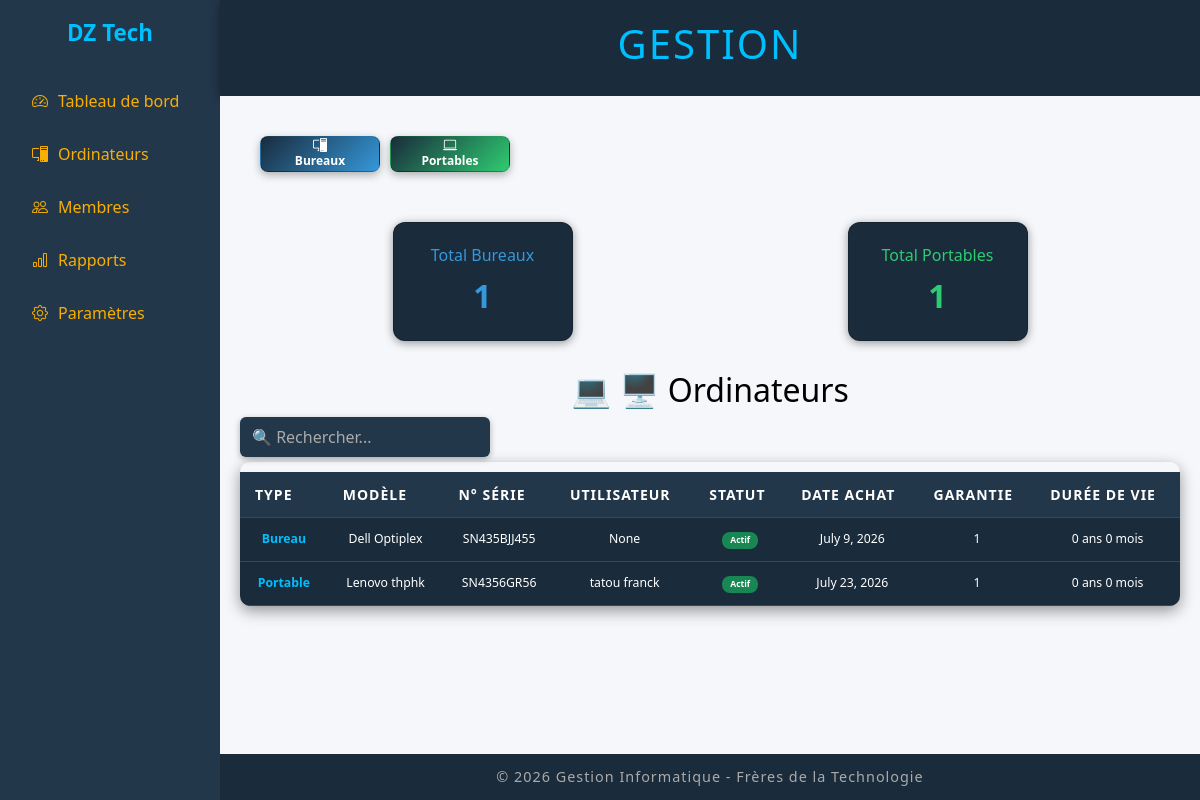
The page /ordinateurs on the database as committed earlier.
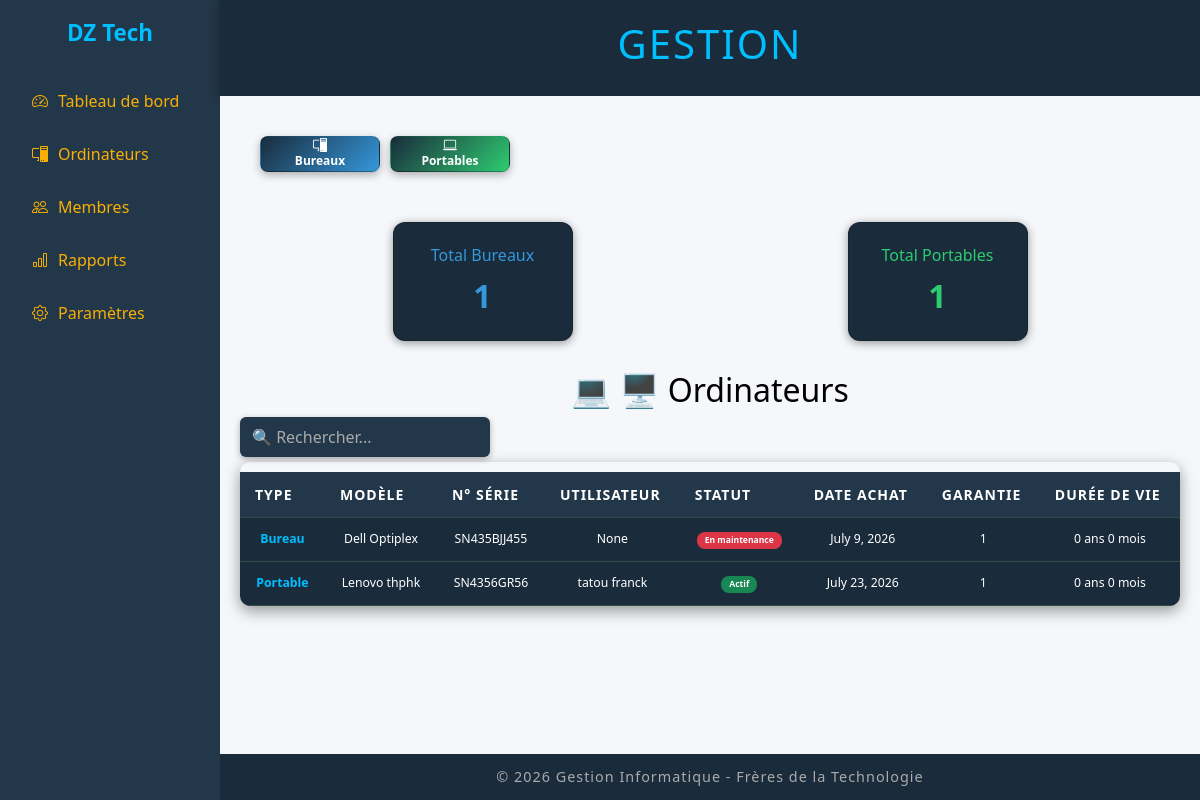
The same page on the database as committed later.
### ordi/models.py (models this page shows, shortened)
class Ordinateur(models.Model):
    TYPE_CHOICES = [
        ("Bureau", "Bureau"),
        ("Portable", "Portable"),
    ]
    type = models.CharField(max_length=20, choices=TYPE_CHOICES)
    modele = models.CharField(max_length=100)
    designation = models.CharField(max_length=100)
    numero = models.CharField(max_length=100, unique=True)
    utilisateur = models.ForeignKey(Employe, on_delete=models.SET_NULL, null=True, blank=True)
    statut = models.CharField(max_length=50, choices=[
        ("Actif", "Actif"),
        ("Disponible", "Disponible"),
        ("En maintenance", "En maintenance"),
        ("Hord service", "Hord service"),
    ])
    date_achat = models.DateField(null=True, blank=True)
    garantie = models.CharField(max_length=50, null=True, blank=True)
    @property
    def duree_vie(self):
        if self.date_achat:
            delta = date.today() - self.date_achat
            annees = delta.days // 365
            mois = (delta.days % 365) // 30
            return f"{annees} ans {mois} mois"
        return "-"

### ordi/views.py (the view)
# urls.py: path("ordinateurs", views.ordinateurs, name='ordinateurs'),
def ordinateurs(request):
    pcs = Ordinateur.objects.all()
    bureaux = Ordinateur.objects.filter(type="Bureau")
    portables = Ordinateur.objects.filter(type="Portable")
    context = {
        "pcs": pcs,
        "bureaux": bureaux,
        "portables": portables,
    }
    return render(request, "ordinateurs.html", context)

### ordi/models.py (called while the page is built)
    def __str__(self):
        return f"{self.prenom} {self.nom}"

### gesionordi/templates/ordinateurs.html (shortened to what this page needs)
{% extends "base.html" %}
{% block content %}
<section class="cards-row small">
  <div class="cards small">
    <div class="card blue bi bi-pc-display">
      <a href="{% url 'bureau' %}">Bureaux</a>
    </div>
    <div class="card green bi bi-laptop">
      <a href="{% url 'portable' %}">Portables</a>
    </div>
  </div>
</section>
<section class="cards">
  <div class="card blue">Total Bureaux<br><span>{{ bureaux|length }}</span></div>
  <div class="card green">Total Portables<br><span>{{ portables|length }}</span></div>
</section>
<h2 style="text-align: center">💻 🖥️ Ordinateurs</h2>
<section class="cards-row">
  <input type="text" id="searchPortable" placeholder="🔍 Rechercher..." class="search-input">
</section>
<div class="table-wrapper">
  <table id="portableTable">
    <thead>
      <tr class="small">
       <th>Type</th><th>Modèle</th><th>N° Série</th><th>Utilisateur</th><th>Statut</th><th>Date Achat</th><th>Garantie</th><th>Durée de Vie</th>
    </tr>
    </thead>
   <tbody>
    {% for pc in pcs %}
    <tr class="small">
      <td style="text-align: center;"class="small">{{ pc.type }}</td>
      <td style="text-align: center;"class="small">{{ pc.modele }}</td>
      <td style="text-align: center;"class="small">{{ pc.numero }}</td>
      <td style="text-align: center;"class="small">{{ pc.utilisateur }}</td>
      <td style="text-align: center;"class="small">
            {% if pc.statut == "Actif" %}
              <span class="badge bg-success">Actif</span>
            {% elif pc.statut == "Disponible" %}
              <span class="badge bg-info">Disponible</span>
            {% elif pc.statut == "En maintenance" %}
              <span class="badge bg-danger">En maintenance</span>
            {% else %}
              <span class="badge bg-secondary">{{ pc.statut }}</span>
            {% endif %}
      </td>
      <td style="text-align: center;" class="small">{{ pc.date_achat }}</td>
      <td style="text-align: center;"class="small">{{ pc.garantie }}</td>
      <td style="text-align: center;"class="small">{{ pc.duree_vie }}</td>
    </tr>
    {% endfor %}
  </tbody>
  </table>
</div>
{% endblock %}

Rows that differ between the two databases and show on the page:
changed Ordinateur "Bureau": statut "Actif" → "En maintenance"
